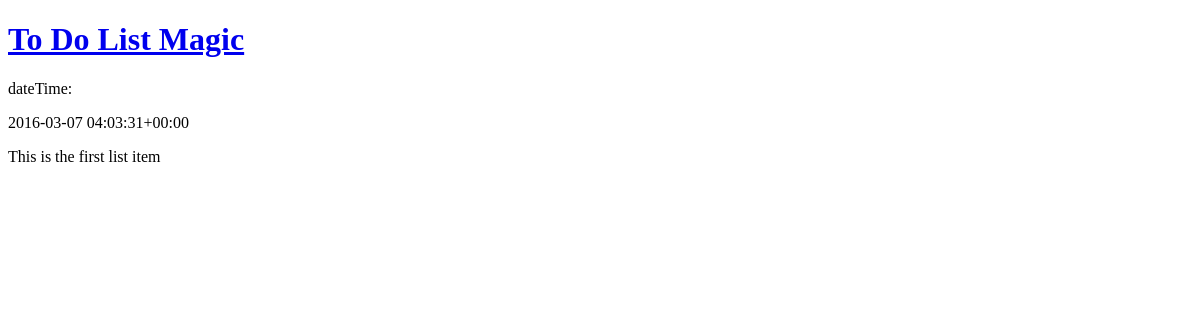
The app's page /, older data.
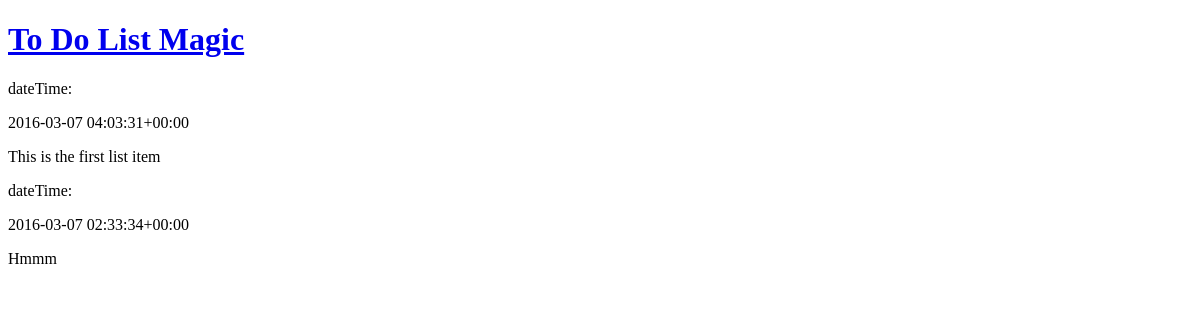
The same page, newer data.
### toDo/models.py (models this page shows, shortened)
class toDoItem(models.Model):
    textField = models.CharField(max_length=200)
    dateTimeField = models.DateTimeField(default=timezone.now())

### toDo/views.py (the view)
# urls.py: url(r'^$', views.post_list, name='post_list'),
def post_list(request):
    list = toDoItem.objects.all()
    return render(request,'toDo/post_list.html',{'list':list})

### toDo/templates/toDo/post_list.html
<!DOCTYPE html>
<html lang="en">
<div>
    <h1><a href="/">To Do List Magic</a></h1>
</div>
{% for list_item in list %}
    <div>
        <p>dateTime: {{ list_item.dateTimeField|linebreaks }}</p>
        <p>{{ list_item.textField|linebreaks }}</p>
    </div>
{% endfor %}

Row changes from the older to the newer data that the page shows:
added toDoItem: dateTimeField "2016-03-07 02:33:34+00:00", textField "Hmmm"
